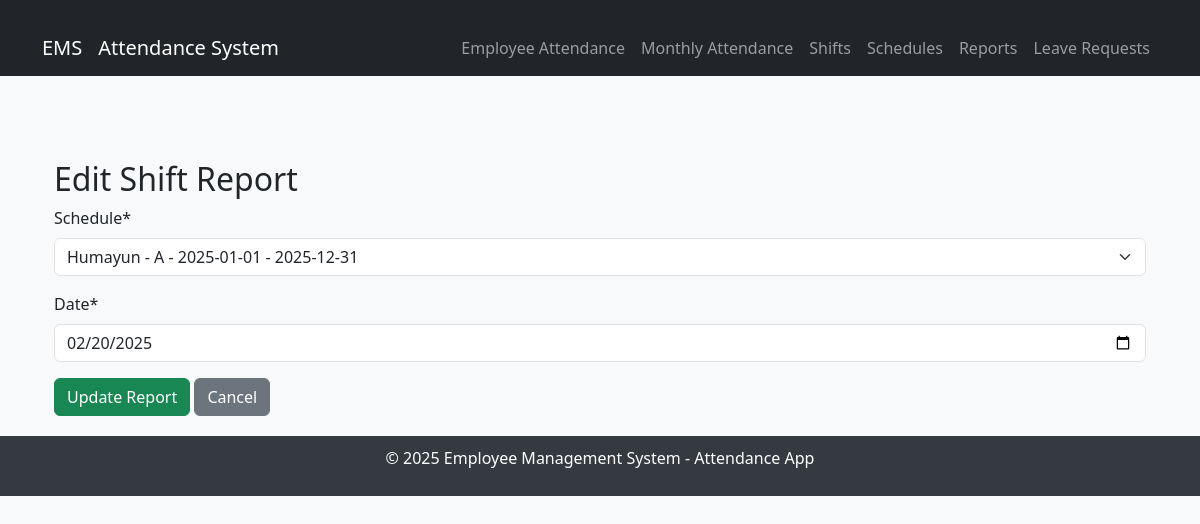
/attendance/reports/edit/1/, run on the app's committed database.
### attendance/models.py (models this page shows, shortened)
class ShiftReport(models.Model):
    schedule = models.ForeignKey(ShiftSchedule, on_delete=models.CASCADE)
    date = models.DateField()
    created_at = models.DateTimeField(auto_now_add=True)
    updated_at = models.DateTimeField(auto_now=True)

### attendance/views.py (the view)
# urls.py: path('reports/edit/<int:pk>/', ShiftReportUpdateView.as_view(), name='report_edit'),
class ShiftReportUpdateView(UpdateView):
    model = ShiftReport
    form_class = ShiftReportForm
    template_name = 'attendance/shift_report/report_form.html'
    success_url = reverse_lazy('report_list')

### attendance/forms.py
class ShiftReportForm(forms.ModelForm):
    class Meta:
        model = ShiftReport
        fields = '__all__'
        widgets = {
            'date': forms.DateInput(attrs={
                'type': 'date',
                'class': 'form-control',
                'placeholder': 'YYYY-MM-DD'}
            )}
    def __init__(self, *args, **kwargs):
        super().__init__(*args, **kwargs)
        self.helper = FormHelper()
        self.helper.form_method = 'post'
        self.helper.add_input(Submit('submit', 'Save Report'))

### attendance/models.py (called while the page is built)
    def __str__(self):
        return f"{self.employee.name} - {self.shift.name} - {self.start_date} - {self.end_date}"

### attendance/templates/attendance/shift_report/report_form.html (shortened to what this page needs)
{% extends 'attendance/base.html' %}
{% load crispy_forms_tags %}
{% block content %}
<div class="container mt-4">
    <h2>Edit Shift Report</h2>
    <form method="post">
        {{ form|crispy }}
        <button type="submit" class="btn btn-success">Update Report</button>
        <a href="{% url 'report_list' %}" class="btn btn-secondary">Cancel</a>
    </form>
</div>
{% endblock %}

### attendance/templates/attendance/base.html (style rules this page uses)
body { background-color: #f8f9fa; }
.container { padding-top: 20px; }

### data on the page
ShiftReport: schedule "Humayun - A - 2025-01-01 - 2025-12-31", date "02/20/2025"
